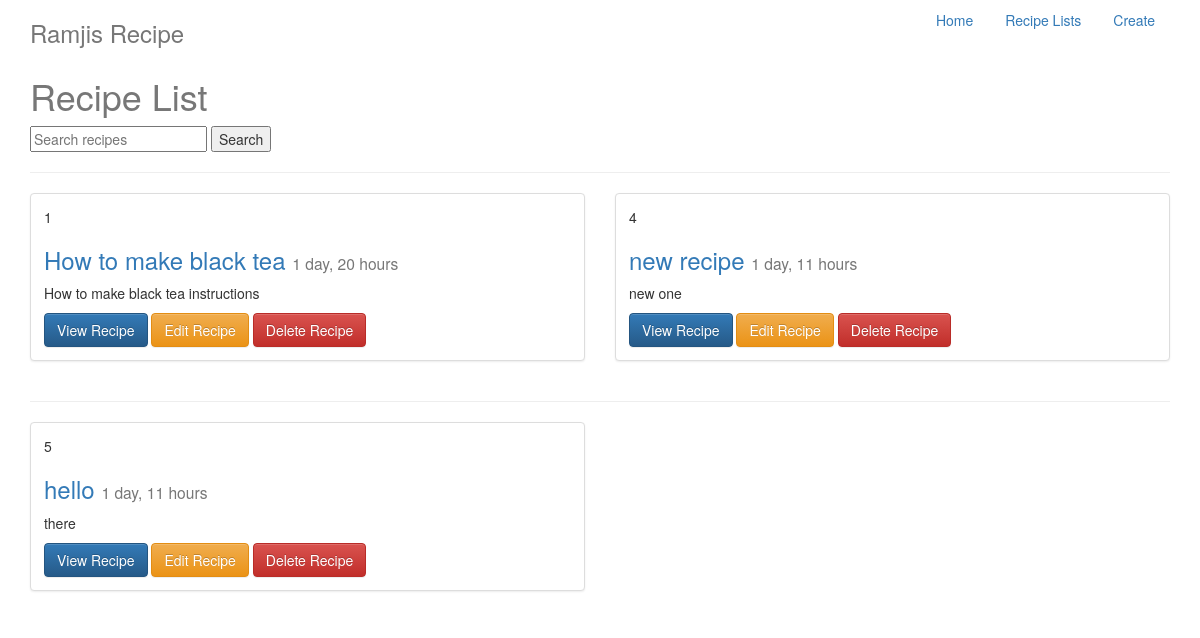
The app's page /recipes/ with its own data.
### recipes/models.py (models this page shows, shortened)
class Recipe(models.Model):
	recipeName = models.CharField(max_length=240)
	recipeIngredients = models.TextField()
	recipeInstructions = models.TextField()
	updated = models.DateTimeField(auto_now=True,auto_now_add=False)
	timestamp = models.DateTimeField(auto_now=False,auto_now_add=True)
	def get_absolute_url(self):
		return "/recipes/%s/" %(self.id)
	def get_edit_url(self):
		return "/recipes/%s/edit" %(self.id)
	def get_delete_url(self):
		return "/recipes/%s/delete" %(self.id)

### recipes/views.py (the view)
# urls.py: path('', views.recipe_list, name='list'),
def recipe_list(request):
	queryset = Recipe.objects.all()
	query = request.GET.get("q")
	if query:
		queryset = queryset.filter(
			Q(recipeName__icontains=query) |
			Q(recipeInstructions__icontains=query) |
			Q(recipeIngredients__icontains=query)
			).distinct()
	context = {
		"object_list": queryset,
		"title": " Recipe List"
	}
	return render(request, "recipe_list.html", context)

### templates/recipe_list.html
		{% extends "base.html" %}
		{% block content %}
			<h1>{{ title }}</h1>
			<form method='GET' action=''>
				<input type='text' name='q' placeholder='Search recipes' value='{{ request.GET.q }}'/>
				<input type='submit' value='Search' />
			</form>
			<hr>
			<div class="row">
				{% for obj in object_list %}
				<div class="col-sm-6">
					<div class="thumbnail">
						<div class="caption">
							<p>{{obj.id}}</p>
							<h3><a href='{{ obj.get_absolute_url }}'>{{ obj.recipeName }}</a> <small>{{ obj.timestamp|timesince }}</small></h3>
							<p>{{ obj.recipeInstructions|truncatechars:120  }}</p>
							<a href="{{ obj.get_absolute_url }}" class="btn btn-primary" role="button">View Recipe</a>
							<a href="{{ obj.get_edit_url }}" class="btn btn-warning" role="button">Edit Recipe</a>
							<a href="{{ obj.get_delete_url }}" class="btn btn-danger" role="button">Delete Recipe</a>
						</div>
					</div>
				</div>
			{% cycle "" "<div class='col-sm-12'><hr/></div></div> <div class='row'>" %}
				{% endfor %}
			</div>
		{% endblock content%}

### templates/base.html (shortened to what this page needs)
{% load staticfiles %}
<!DOCTYPE html>
<html>
<head>
	<link rel="stylesheet" href="https://maxcdn.bootstrapcdn.com/bootstrap/3.3.7/css/bootstrap.min.css">
	<link rel="stylesheet" href="https://maxcdn.bootstrapcdn.com/bootstrap/3.3.7/css/bootstrap-theme.min.css">
	<link rel="stylesheet" type="text/css" href="{% static "css/base.css" %}">
</head>
<body>
	<div class="container">
		      <div class="header clearfix">
		        <nav>
		          <ul class="nav nav-pills pull-right">
		            <li role="presentation"><a href="/recipes">Home</a></li>
		            <li role="presentation"><a href="/recipes">Recipe Lists</a></li>
		            <li role="presentation"><a href="/recipes/create">Create</a></li>
		          </ul>
		        </nav>
		        <h3 class="text-muted">Ramjis Recipe</h3>
		      </div>
		{% block content %}
		{% endblock content%}
	</div>
</body>
</html>

### static/css/base.css (style rules this page uses)
h1 { color: #777; }

### records on screen
Recipe: id "1", recipeName "How to make black tea", timestamp "1 day, 20 hours", recipeInstructions "How to make black tea instructions"
Recipe: id "4", recipeName "new recipe", timestamp "1 day, 11 hours", recipeInstructions "new one"
Recipe: id "5", recipeName "hello", timestamp "1 day, 11 hours", recipeInstructions "there"

### other values on screen
{{ title }} "Recipe List"
